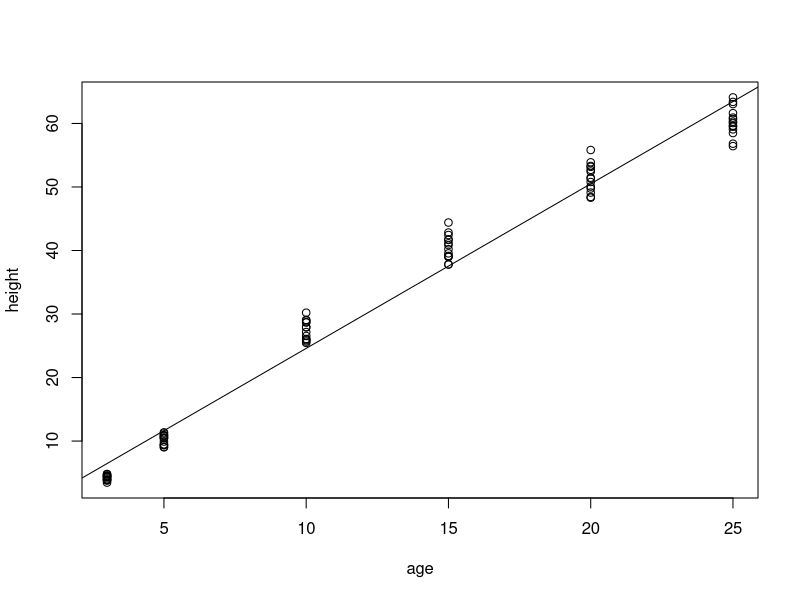
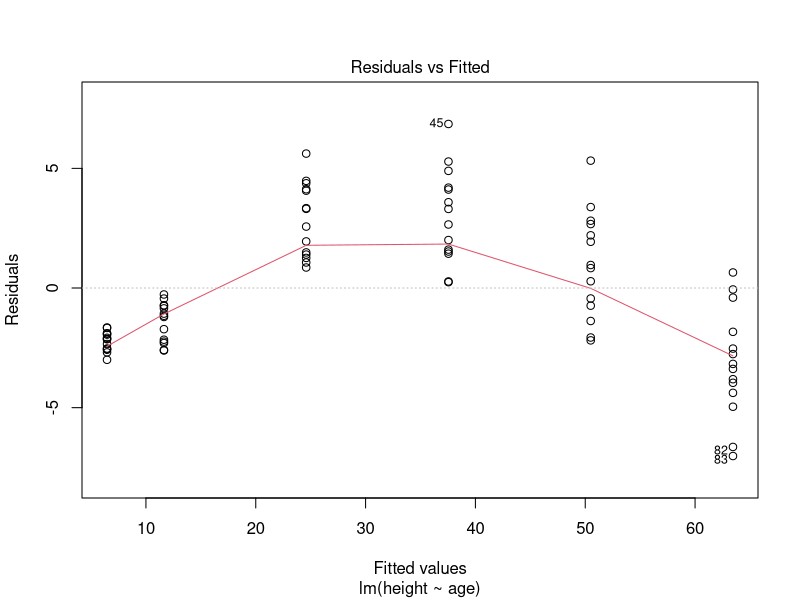

Recreate these plots in R, in order.
# WK 3 - 1 Residual Plots

View(Loblolly)
plot(height ~ age, data = Loblolly)
lob.lm <- lm(height ~ age, data= Loblolly)
prediction <- predict(lob.lm, newdata = data.frame(age = 40))
prediction
abline(lob.lm)
plot(lob.lm, which=1)

which(names(lob.lm$fit)==83)
